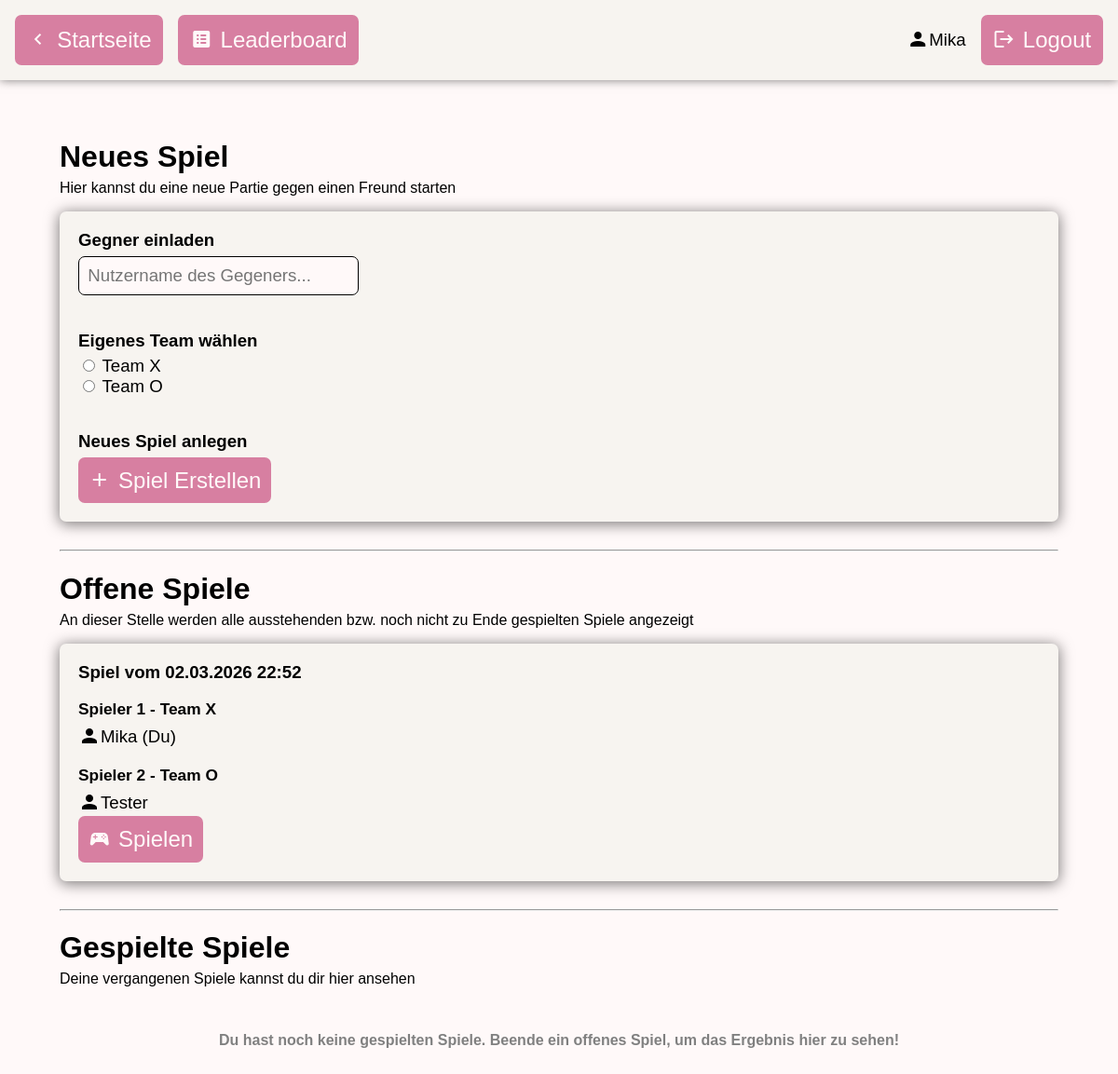
Before: /lobby (signed in) with the older database file.
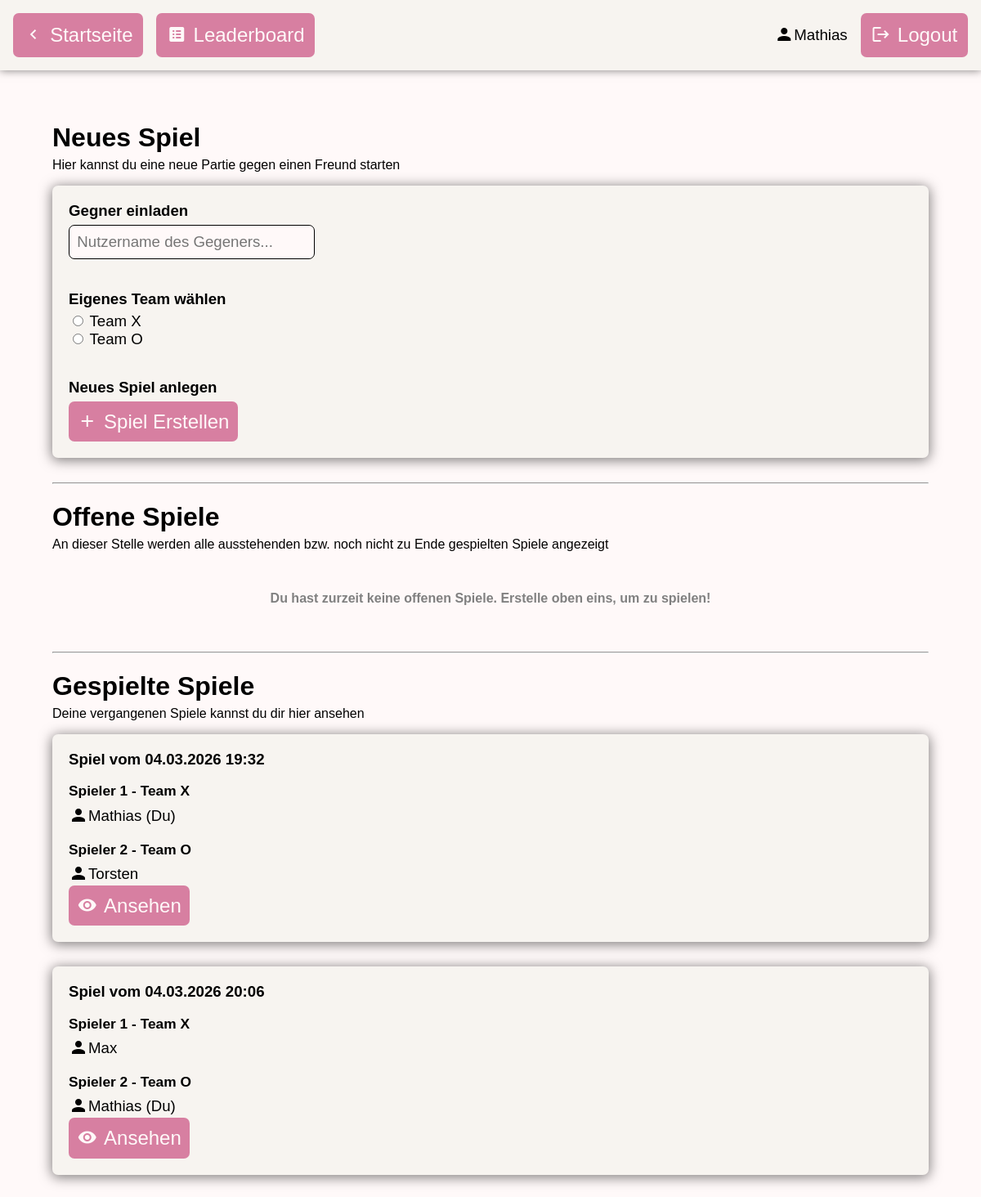
After: the same page with the newer database file.
### tables this page shows
CREATE TABLE users(id INTEGER PRIMARY KEY AUTOINCREMENT, name VARCHAR NOT NULL, password VARCHAR NOT NULL, games_won INTEGER DEFAULT 0, games_lost INTEGER DEFAULT 0, games_played INTEGER DEFAULT 0);

CREATE TABLE games(id INTEGER PRIMARY KEY AUTOINCREMENT, is_over BOOLEAN DEFAULT false, date TIMESTAMP NOT NULL, player_1 INTEGER NOT NULL, player_2 INTEGER NOT NULL, winner INTEGER);

### app.py (the view)
@app.route("/lobby")
def lobby():
    message = request.args.get("message")
    data = None
    no_open_games = True
    no_played_games = True
    if session.get("logged_in"):
        con = sqlite3.connect("database.db")
        cur = con.cursor()
        response = cur.execute("SELECT games.id, is_over, date, user1.name, user2.name, winner FROM games, users AS user1, users AS user2 WHERE (player_1=? OR player_2=?) AND user1.id=games.player_1 AND user2.id=games.player_2", (session["user_id"], session["user_id"]))
        data = response.fetchall()
        con.close()
        for i, row in enumerate(data):
            row = list(row)
            row[2] = datetime.fromtimestamp(row[2]).strftime("%d.%m.%Y %H:%M") # dd.mm.yyy HH:MM
            data[i] = tuple(row)
            if row[1]:
                no_played_games = False
            else:
                no_open_games = False
    return render_template("lobby.html", message=message, games=data, no_open_games=no_open_games, no_played_games=no_played_games)

### templates/lobby.html (shortened to what the changed rows need)
<!DOCTYPE html>
<html lang="en">
<head>
    <link rel="stylesheet" href="css/main.css">
    <link rel="stylesheet" href="https://cdn.jsdelivr.net/npm/@mdi/font@7.4.47/css/materialdesignicons.min.css">
    <link rel="stylesheet" href="css/lobby.css">
</head>
<body>
    <div class="header" id="header">
        <div class="right-section">
            {% if session["logged_in"] %}
                <div class="icon-text-display">
                    <span class="mdi mdi-account"></span>
                    <p class="icon-text-display">{{session["username"]}}</p>
                </div>
                <a href="login/end_session" class="icon-text-button">
                    <span class="mdi mdi-logout"></span>
                    <p>Logout</p>
                </a>
            {% else %}
                <a href="login" class="icon-text-button">
                    <span class="mdi mdi-account-outline"></span>
                    <p>Login</p>
                </a>
            {% endif %}
        </div>
    </div>
    <div class="content">
        {% if session["logged_in"] %}
            <h1>Neues Spiel</h1>
            <div class="new-game entry">
                <form action="lobby/create_game" method="post">
                    <h2 class="entry-first-heading">Gegner einladen</h2>
                    <h2>Eigenes Team wählen</h2>
                    <h2>Neues Spiel anlegen</h2>
                </form>
            </div>
            <h1>Offene Spiele</h1>
            <div class="open-games">
                {% for game in games %}
                    {% if not game[1] %}
                        <div class="entry">
                            <h2 class="entry-first-heading">Spiel vom {{game[2]}}</h2>
                            <h3>Spieler 1 - Team X</h3>
                            <div class="icon-text-display">
                                <span class="mdi mdi-account"></span>
                                <p class="icon-text-display">{{game[3]}}{% if game[3] == session["username"] %} (Du){% endif %}</p>
                            </div>
                            <h3>Spieler 2 - Team O</h3>
                            <div class="icon-text-display">
                                <span class="mdi mdi-account"></span>
                                <p class="icon-text-display">{{game[4]}}{% if game[4] == session["username"] %} (Du){% endif %}</p>
                            </div>
                            <form action="/play" method="post">
                                <button class="icon-text-button" type="submit">
                                    <span class="mdi mdi-controller"></span>
                                    <p>Spielen</p>
                                </button>
                            </form>
                        </div>
                    {% endif %}
                {% endfor %}
                {% if no_open_games %}
                    <div class="no-games-section">
                        <p>Du hast zurzeit keine offenen Spiele. Erstelle oben eins, um zu spielen!</p>
                    </div>
                {% endif %}
            </div>
            <h1>Gespielte Spiele</h1>
            <div class="played-games">
                {% for game in games %}
                    {% if game[1] %}
                        <div class="entry">
                            <h2 class="entry-first-heading">Spiel vom {{game[2]}}</h2>
                            <h3>Spieler 1 - Team X</h3>
                            <div class="icon-text-display">
                                <span class="mdi mdi-account"></span>
                                <p class="icon-text-display">{{game[3]}}{% if game[3] == session["username"] %} (Du){% endif %}</p>
                            </div>
                            <h3>Spieler 2 - Team O</h3>
                            <div class="icon-text-display">
                                <span class="mdi mdi-account"></span>
                                <p class="icon-text-display">{{game[4]}}{% if game[4] == session["username"] %} (Du){% endif %}</p>
                            </div>
                            <form action="/replay" method="post">
                                <button class="icon-text-button" type="submit">
                                    <span class="mdi mdi-eye"></span>
                                    <p>Ansehen</p>
                                </button>
                            </form>
                        </div>
                    {% endif %}
                {% endfor %}
                {% if no_played_games %}
                    <div class="no-games-section">
                        <p>Du hast noch keine gespielten Spiele. Beende ein offenes Spiel, um das Ergebnis hier zu sehen!</p>
                    </div>
                {% endif %}
            </div>
        {% endif %}
    </div>
</body>
</html>

Changed rows visible on the page:
removed games: game "02.03.2026 22:52", name "Mika", name "Tester", shown under "Offene Spiele"
changed users: username "Mika" → "Mathias"
added games: game "04.03.2026 19:32", name "Mathias", shows "(Du)", name "Torsten", shown under "Gespielte Spiele"
added games: game "04.03.2026 20:06", name "Max", name "Mathias", shows "(Du)", shown under "Gespielte Spiele"
Other visible differences:
text no longer shown: "Du hast noch keine gespielten Spiele. Beende ein offenes Spiel, um das Ergebnis hier zu sehen!"
text now shown: "Du hast zurzeit keine offenen Spiele. Erstelle oben eins, um zu spielen!"
